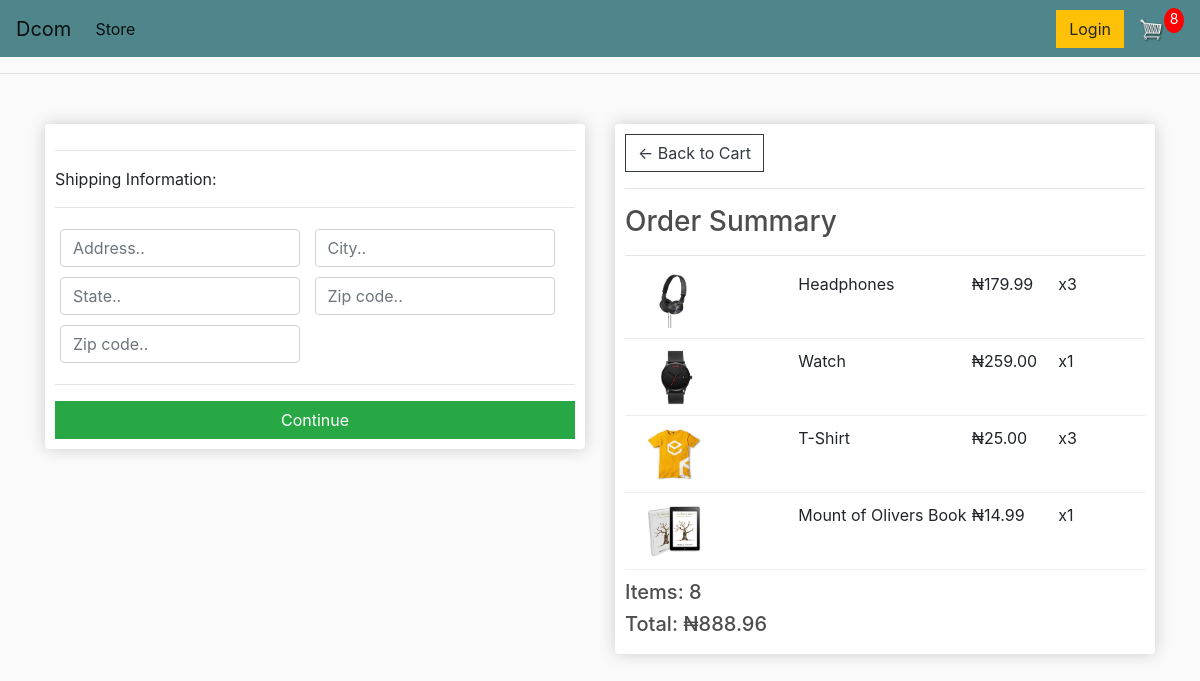
/checkout/ (signed in), run on an earlier commit of the app's database.
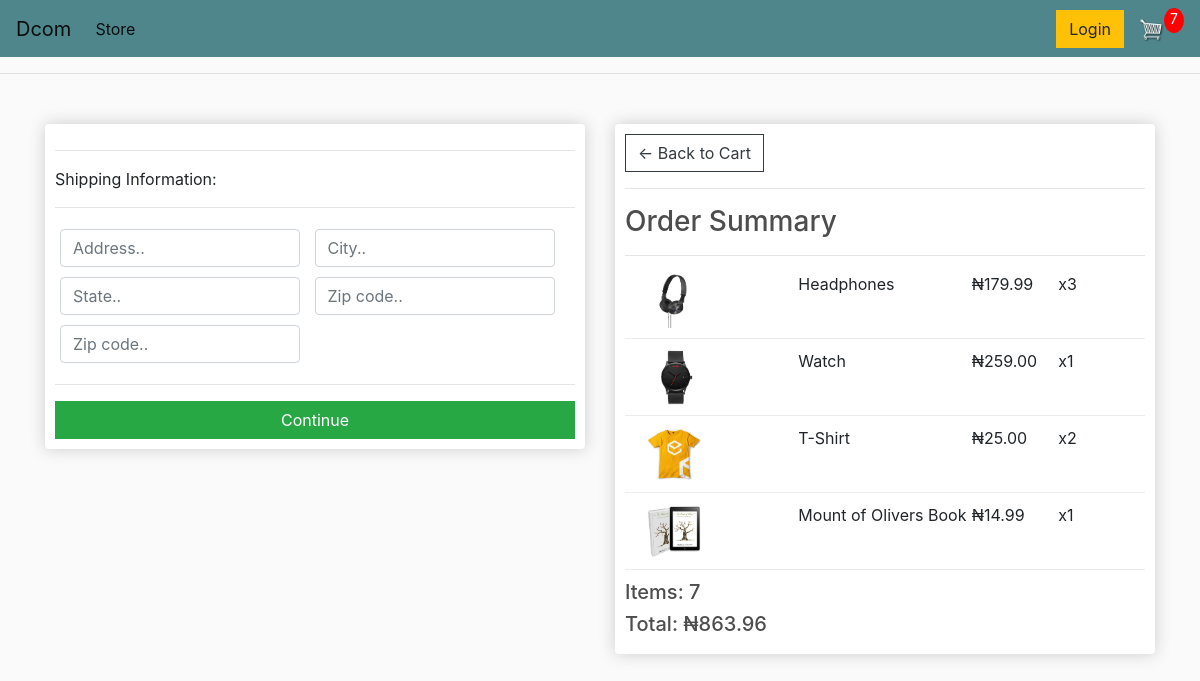
And on a later commit of the database.
### store/models.py (models this page shows, shortened)
class OrderItem(models.Model):
	product = models.ForeignKey(Product, on_delete=models.SET_NULL, null=True)
	order = models.ForeignKey(Order, on_delete=models.SET_NULL, null=True)
	quantity = models.IntegerField(default=0, null=True, blank=True)
	date_added = models.DateTimeField(auto_now_add=True)
	@property
	def get_total(self):
		total = self.product.price * self.quantity
		return total

class Order(models.Model):
	customer = models.ForeignKey(Customer, on_delete=models.SET_NULL, null=True, blank=True)
	date_ordered = models.DateTimeField(auto_now_add=True)
	complete = models.BooleanField(default=False)
	transaction_id = models.CharField(max_length=100, null=True)
	@property
	def shipping(self):
		shipping = False
		orderitems = self.orderitem_set.all()
		for i in orderitems:
			if i.product.digital == False:
				shipping = True
		return shipping
	@property
	def get_cart_total(self):
		orderitems = self.orderitem_set.all()
		total = sum([item.get_total for item in orderitems])
		return total
	@property
	def get_cart_items(self):
		orderitems = self.orderitem_set.all()
		total = sum([item.quantity for item in orderitems])
		return total

class Product(models.Model):
	name = models.CharField(max_length=200)
	price = models.DecimalField(max_digits=9, decimal_places=2)
	digital = models.BooleanField(default=False,null=True, blank=True)
	image = models.ImageField(null=True, blank=True)
	@property
	def imageURL(self):
		try:
			url = self.image.url
		except:
			url = ''
		return url

### store/views.py (the view)
# urls.py: path('checkout/', views.checkout, name="checkout"),
def checkout(request):
	data = cartData(request)
	cartItems = data['cartItems']
	order = data['order']
	items = data['items']
	context = {'items':items, 'order':order, 'cartItems':cartItems}
	return render(request, 'store/checkout.html', context)

### store/utils.py (called while the page is built)
def cartData(request):
	if request.user.is_authenticated:
		customer = request.user.customer
		order, created = Order.objects.get_or_create(customer=customer, complete=False)
		items = order.orderitem_set.all()
		cartItems = order.get_cart_items
	else:
		cookieData = cookieCart(request)
		cartItems = cookieData['cartItems']
		order = cookieData['order']
		items = cookieData['items']
	return {'cartItems':cartItems ,'order':order, 'items':items}

### store/templates/store/checkout.html (shortened to what this page needs)
{% extends 'store/base.html' %}
{% load static %}
{% block content %}
     <div class="row">
		<div class="col-lg-6">
			<div class="box-element" id="form-wrapper">
				<form id="form">
					<div id="shipping-info">
						<hr>
						<p>Shipping Information:</p>
						<hr>
						<div class="form-field">
							<input class="form-control" type="text" name="address" placeholder="Address..">
						</div>
						<div class="form-field">
							<input class="form-control" type="text" name="city" placeholder="City..">
						</div>
						<div class="form-field">
							<input class="form-control" type="text" name="state" placeholder="State..">
						</div>
						<div class="form-field">
							<input class="form-control" type="text" name="zipcode" placeholder="Zip code..">
						</div>
						<div class="form-field">
							<input class="form-control" type="text" name="country" placeholder="Zip code..">
						</div>
					</div>
					<hr>
					<input id="form-button" class="btn btn-success btn-block" type="submit" value="Continue">
				</form>
			</div>
			<br>
		</div>
		<div class="col-lg-6">
			<div class="box-element">
				<a  class="btn btn-outline-dark" href="{% url 'cart' %}">&#x2190; Back to Cart</a>
				<hr>
				<h3>Order Summary</h3>
				<hr>
				{% for item in items %}
				<div class="cart-row">
					<div style="flex:2"><img class="row-image" src="{{item.product.imageURL}}"></div>
					<div style="flex:2"><p>{{item.product.name}}</p></div>
					<div style="flex:1"><p>&#8358;{{item.product.price|floatformat:2}}</p></div>
					<div style="flex:1"><p>x{{item.quantity}}</p></div>
				</div>
				{% endfor %}
				<h5>Items:   {{order.get_cart_items}}</h5>
				<h5>Total:   &#8358;{{order.get_cart_total|floatformat:2}}</h5>
			</div>
		</div>
	</div>
{% endblock content %}

What changed in the data, as far as the page shows it:
changed OrderItem "T-Shirt": quantity "3" → "2"
changed through a linked row, Order: get_cart_items "8" → "7"; get_cart_total "888.96" → "863.96"
Also different on the page:
{{ cartItems }}: "8" → "7"
